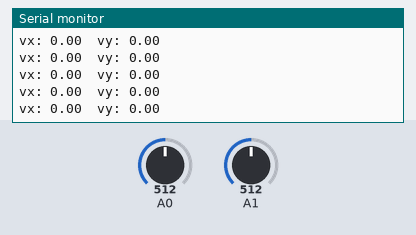
Recording of a sketch running on a simulated Arduino Uno, built with avr-gcc and run on an emulated ATmega328P. On the bench: the last lines printed to the serial monitor. The inputs (shaded band) are chosen by the test bench; at power-on: A0 = 512, A1 = 512.

Above: at 1.2 s.
1.3 s: A0 set to 716
At 1.31 s:
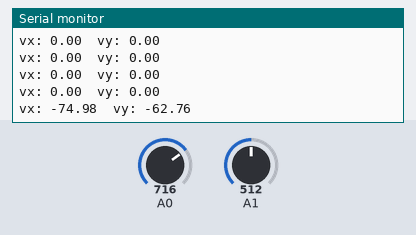
2.8 s: A1 set to 716
At 2.81 s:
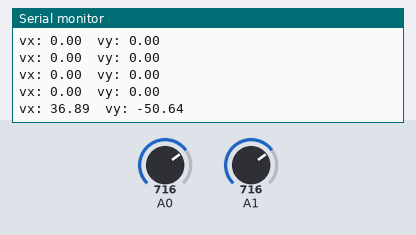
4.3 s: A0 set to 900
At 4.31 s:
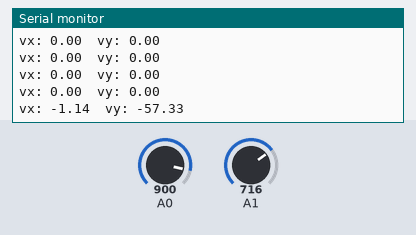
5.8 s: A1 set to 900
At 5.81 s:
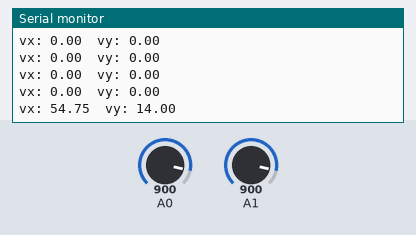
Timing chart, 0 to 8.3 s (numbered marks = the images above; inputs shaded):
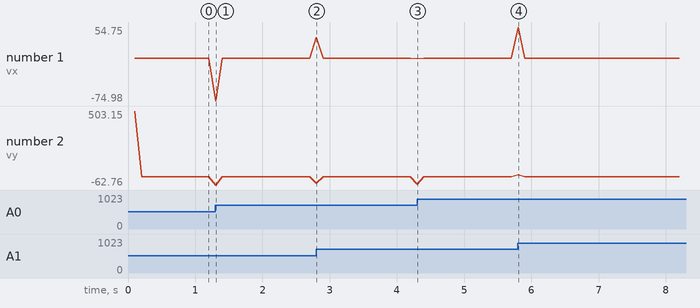

The sketch:

robot_arm_fk_464.ino
```cpp
// snippet: robot_arm_fk_464
// tags: robot, arm, fk, forward-kinematics, servo
// boards: avr, megaavr, nano33iot, romi32u4, rp2040
// library: none
// description: 2-DOF Jacobian: compute end-effector velocity [vx, vy] from joint velocities [dθ1, dθ2] using the…
// prompts: 2-dof, jacobian, compute, end-effector, velocity, joint
// verified: compile-only
// source: kd-generated (id 464)
// exact-include: math.h

#include <math.h>

const float L1 = 120.0f;  // upper arm length (mm)
const float L2 = 100.0f;  // forearm length (mm)

struct Vec2 { float x, y; };

// 2x2 Jacobian: rows are [vx; vy], columns are the partials w.r.t. [theta1, theta2].
struct Jac2 {
  float j11, j12;   // dx/dtheta1, dx/dtheta2
  float j21, j22;   // dy/dtheta1, dy/dtheta2
};

Vec2 forwardKinematics(float th1, float th2) {
  float t1 = th1 * PI / 180.0f;
  float t2 = th2 * PI / 180.0f;

  Vec2 pos;
  pos.x = L1 * cos(t1) + L2 * cos(t1 + t2);
  pos.y = L1 * sin(t1) + L2 * sin(t1 + t2);
  return pos;
}

Jac2 jacobian(float th1, float th2) {
  float t1 = th1 * PI / 180.0f;
  float t2 = th2 * PI / 180.0f;

  Jac2 J;
  J.j11 = -L1 * sin(t1) - L2 * sin(t1 + t2);
  J.j12 = -L2 * sin(t1 + t2);
  J.j21 =  L1 * cos(t1) + L2 * cos(t1 + t2);
  J.j22 =  L2 * cos(t1 + t2);
  return J;
}

void setup() {
  Serial.begin(9600);
}

void loop() {
  static unsigned long prevMs = 0;
  const unsigned long INTERVAL = 100; // 10 Hz refresh rate

  unsigned long now = millis();
  if (now - prevMs >= INTERVAL) {
    prevMs = now;

    static float prevTh1 = 0.0f, prevTh2 = 0.0f;
    float th1 = analogRead(A0) * (180.0 / 1023.0);
    float th2 = analogRead(A1) * (180.0 / 1023.0);

    float dTh1 = (th1 - prevTh1) * (PI / 180.0f);
    float dTh2 = (th2 - prevTh2) * (PI / 180.0f);

    Jac2 J = jacobian(prevTh1, prevTh2);
    Vec2 v = { J.j11 * dTh1 + J.j12 * dTh2,
               J.j21 * dTh1 + J.j22 * dTh2 };

    Serial.print("vx: "); Serial.print(v.x, 2);
    Serial.print("  vy: "); Serial.println(v.y, 2);

    prevTh1 = th1;
    prevTh2 = th2;
  }
}
```

Measured:
- after the input at 1.3 s, the serial monitor: prints a new line at once (image 1)
- after the input at 2.8 s, the serial monitor: prints a new line at once (image 2)
- after the input at 4.3 s, the serial monitor: prints a new line at once (image 3)
- after the input at 5.8 s, the serial monitor: prints a new line at once (image 4)
